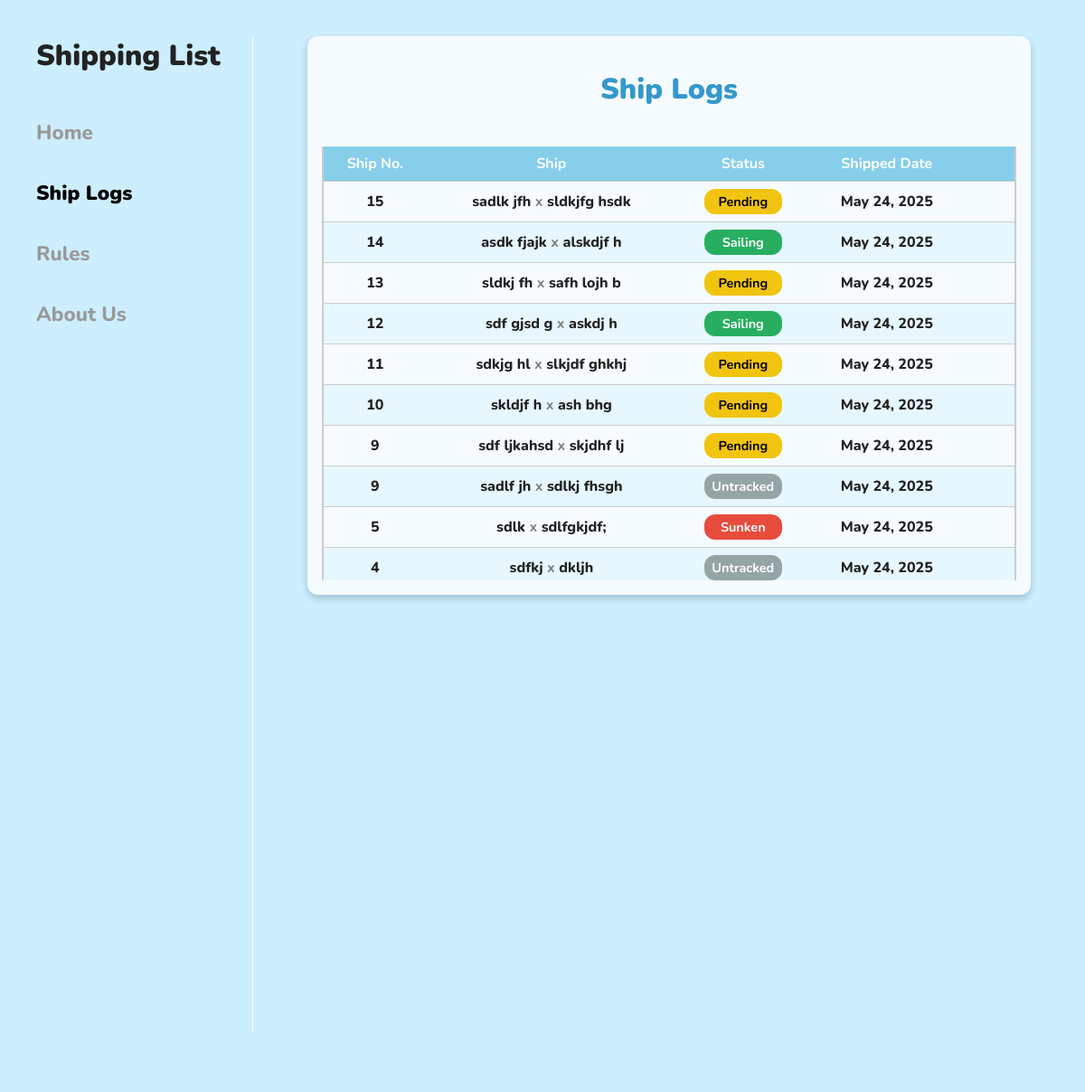
/ship_logs/, run on the app's committed database.
### shiplist/models.py (models this page shows, shortened)
class Ship(models.Model):
    ship_no = models.IntegerField()
    half = models.CharField(max_length=50)
    half_other = models.CharField(max_length=50)
    status = models.IntegerField(choices=STATUS_CHOICES, default=0)
    shipped_date = models.DateTimeField(auto_now_add=True)
    remarks = models.CharField(max_length=255, blank=True)

### shiplist/views.py (the view)
# urls.py: path('ship_logs/', ship_logs_view,  name='ship_logs'),
def ship_logs_view(request):
    ship_logs = Ship.objects.all().order_by('-id')
    return render(request, 'shiplist/ship_logs.html', {'ships': ship_logs})

### shiplist/templates/shiplist/ship_logs.html (shortened to what this page needs)
{% extends "shiplist/base.html" %} {% block title %}Ship Logs{% endblock %}
{% block content %}
<div class="container">
    <h1>Ship Logs </h1>
    <div class="table-container">
        <table>
            <thead>
                <tr>
                    <th>Ship No.</th>
                    <th>Ship</th>
                    <th>Status</th>
                    <th>Shipped Date</th>
                    <th></th>
                </tr>
            </thead>
            <tbody>
                {% for ship in ships %}
                <tr>
                    <td>{{ ship.ship_no }}</td>
                    <td>
                        {{ ship.half }} <span style="color: gray; font-weight: bold">x</span> {{ ship.half_other }}
                    </td>
                    <td>
                        {% if ship.status == 0 %}
                        <span class="status-badge status-pending">{{ ship.get_status_display }}</span>
                        {% elif ship.status == 1 %}
                        <span class="status-badge status-untracked">{{ ship.get_status_display }}</span>
                        {% elif ship.status == 2 %}
                        <span class="status-badge status-sailing">{{ ship.get_status_display }}</span>
                        {% elif ship.status == 3 %}
                        <span class="status-badge status-sunken">{{ ship.get_status_display }}</span>
                        {% else %}
                        {{ ship.get_status_display }}
                        {% endif %}
                    </td>
                    <td>{{ ship.shipped_date|date:"F j, Y" }}</td>
                    <td style="width: 40px; text-align: center;">
                    </td>
                </tr>
                {% endfor %}
            </tbody>
        </table>
    </div>
</div>
{% endblock %}

### shiplist/static/shiplist/style.css (style rules this page uses)
body { background: #cceeff; font-family: "Segoe UI", sans-serif; margin: 0; padding: 20px; }
.container { max-width: 960px; margin: auto; background: #ffffffcc; border-radius: 12px; box-shadow: 0 4px 8px rgba(0, 0, 0, 0.2); padding: 20px; }
h1 { text-align: center; color: #3399cc; font-weight: 900; }
table { width: 100%; border-collapse: collapse; margin-top: 20px; }
table th, table td { padding: 12px; text-align: center; border-bottom: 1px solid #ccc; }
table th { background-color: #b3e0ff; color: #004466; }
table tr:nth-child(even) { background-color: #e6f7ff; }
body { font-family: "Nunito", sans-serif; font-weight: 800; }
.status-badge { padding: 4px 8px; border-radius: 12px; color: white; font-weight: bold; display: inline-block; font-size: 0.9rem; min-width: 70px; text-align: center; }
.status-pending { background-color: #f1c40f; color: black; }
.status-untracked { background-color: #95a5a6; }
.status-sailing { background-color: #27ae60; }
.status-sunken { background-color: #e74c3c; }
.container { max-width: 1000px; margin: 0 auto; padding: 1rem; font-family: "Nunito", sans-serif; }
.table-container { max-height: 500px; overflow-y: auto; }
table { border-collapse: collapse; width: 100%; border-left: 2px solid #ccc; border-right: 2px solid #ccc; }
thead th { position: sticky; top: 0; background-color: #87ceeb; color: white; padding: 8px; text-align: center; z-index: 1; }
tbody td { padding: 8px; border-top: 1px solid #ddd; text-align: center; }
html, body { margin: 0; padding: 0; height: 100%; padding-left: 10px; overflow-x: hidden; }

### data on the page
Ship: ship_no "15", half "sadlk jfh", half_other "sldkjfg hsdk", status "Pending", shipped_date "May 24, 2025"
Ship: ship_no "14", half "asdk fjajk", half_other "alskdjf h", status "Sailing", shipped_date "May 24, 2025"
Ship: ship_no "13", half "sldkj fh", half_other "safh lojh b", status "Pending", shipped_date "May 24, 2025"
Ship: ship_no "12", half "sdf gjsd g", half_other "askdj h", status "Sailing", shipped_date "May 24, 2025"
Ship: ship_no "11", half "sdkjg hl", half_other "slkjdf ghkhj", status "Pending", shipped_date "May 24, 2025"
Ship: ship_no "10", half "skldjf h", half_other "ash bhg", status "Pending", shipped_date "May 24, 2025"
Ship: ship_no "9", half "sdf ljkahsd", half_other "skjdhf lj", status "Pending", shipped_date "May 24, 2025"
Ship: ship_no "9", half "sadlf jh", half_other "sdlkj fhsgh", status "Untracked", shipped_date "May 24, 2025"
Ship: ship_no "5", half "sdlk", half_other "sdlfgkjdf;", status "Sunken", shipped_date "May 24, 2025"
Ship: ship_no "4", half "sdfkj", half_other "dkljh", status "Untracked", shipped_date "May 24, 2025"
